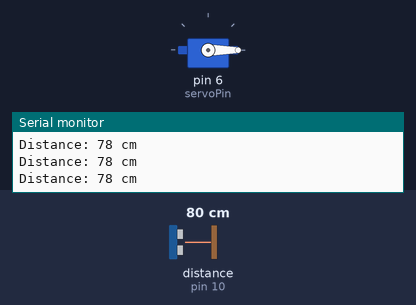
Simulated run of this sketch. Board: Arduino Uno, built with avr-gcc and run on an emulated ATmega328P. On the bench: servo, the last lines printed to the serial monitor. Wiring (inferred from the names in the program): ultrasonic range finder: trigger pin 9; echo pin 10. The inputs (shaded band) are chosen by the test bench; at power-on: distance to the obstacle (sensor on pin 10) 80 cm. The echo pulse lasts 58.3 µs per cm.

Above: at 1.2 s.
1.3 s: distance to the obstacle (sensor on pin 10) set to 2 cm
At 2.2 s:
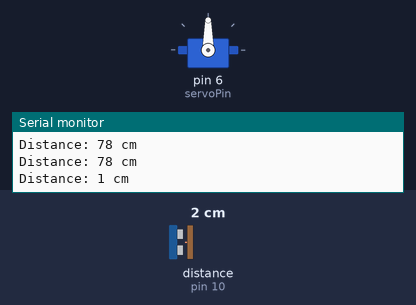
3.9 s: distance to the obstacle (sensor on pin 10) set to 10 cm
6.1 s: distance to the obstacle (sensor on pin 10) set to 14 cm
At 6.9 s:
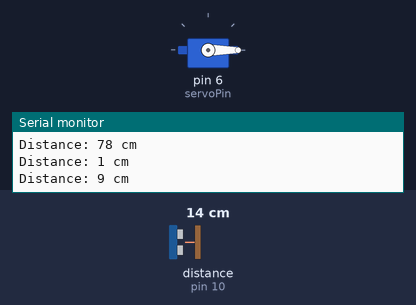
Timing chart, 0 to 9.1 s (numbered marks = the images above; inputs shaded):
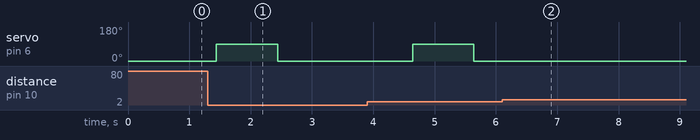

The sketch:

project_15_code.ino
```cpp
#include <Servo.h>

// Define pins for ultrasonic sensor
const int trigPin = 9;
const int echoPin = 10;

// Define servo pin
const int servoPin = 6;

// Define distance threshold (in cm)
const int threshold = 10;

Servo dispenserServo;

void setup() {
  Serial.begin(9600);
  pinMode(trigPin, OUTPUT);
  pinMode(echoPin, INPUT);
  dispenserServo.attach(servoPin);
  dispenserServo.write(0);  // Initial position (no dispensing)
}

void loop() {
  // Measure distance
  long duration, distance;

  digitalWrite(trigPin, LOW);
  delayMicroseconds(2);

  digitalWrite(trigPin, HIGH);
  delayMicroseconds(10);
  digitalWrite(trigPin, LOW);

  duration = pulseIn(echoPin, HIGH);
  distance = duration * 0.034 / 2; // Convert to centimeters

  Serial.print("Distance: ");
  Serial.print(distance);
  Serial.println(" cm");

  // Check if hand is close enough
  if (distance > 0 && distance <= threshold) {
    // Dispense sanitizer
    dispenserServo.write(90);  // Move servo to press pump
    delay(1000);               // Hold for 1 second
    dispenserServo.write(0);   // Reset servo
    delay(2000);               // Cooldown delay
  }

  delay(200); // Short pause before next reading
}
```

Measured:
- the behaviour switches between 11 and 12 cm on distance to the obstacle (sensor on pin 10) (found by bisection; images 1 and 2)
- after the input at 1.3 s, servo on pin 6 (servoPin): 0° → 90° after 0.14 s, → 0° 1.0 s later
- after the input at 6.1 s, servo on pin 6 (servoPin): stops changing and stays 0°
